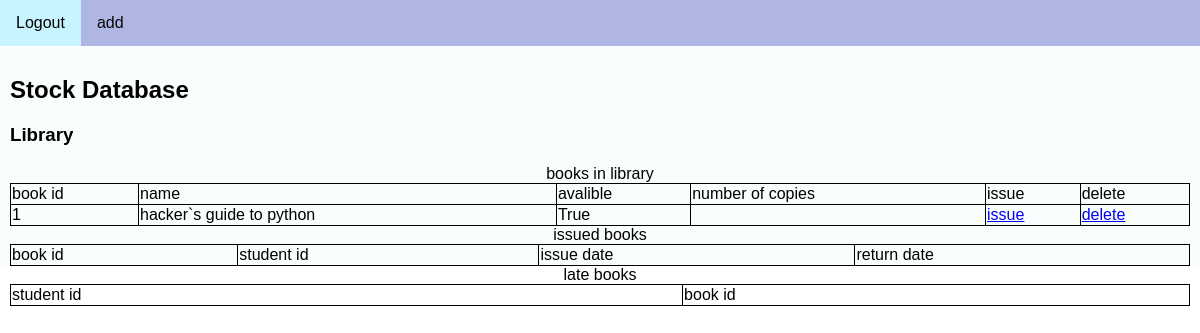
/library, run on an earlier commit of the app's database.
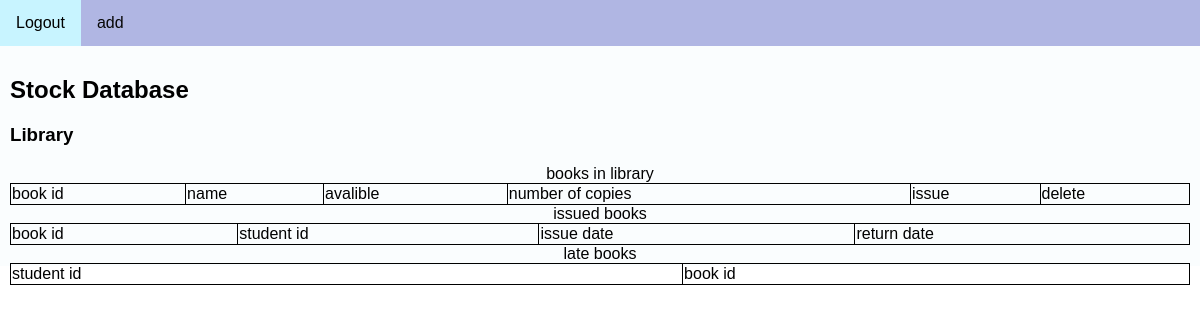
And on a later commit of the database.
### library/models.py (models this page shows)
class book(models.Model):
    book_id = models.PositiveIntegerField(primary_key = True)
    book_name = models.CharField(max_length=500)
    availabity = models.BooleanField(default=True)

### library/views.py (the view)
# urls.py: path('',views.console, name='bio_lab'),
def console(request):
    cursor = connection.cursor()
    items = book.objects.all()
    items2 = book_copy.objects.all()
    item3 = issues.objects.all()
    today = datetime.date.today()
    late_books = issues.objects.filter(return_date__lte=today)
    return render(request, 'library/console.html', locals())

### library/templates/library/console.html (shortened to what this page needs)
<!DOCTYPE html>
{% extends 'library/base.html' %}
{% block content %}
<body>
<div class="topnav">
    <a href="/logout">Logout</a>
     <a href="library/add">add</a>
</div>
<div class="content">
  <h2>Stock Database</h2>
    <h3>Library</h3>
 <table>
 <caption>books in library</caption>
 <thead>
    <td>book id</td>
    <td>name</td>
    <td>avalible</td>
    <td>number of copies</td>
    <td>issue</td>
    <td>delete</td>
 </thead>
 <tbody>
    {% for item in items %}
        <tr>
            <td>{{item.book_id}}</td>
            <td>{{item.book_name}}</td>
            <td>{{item.availabity}}</td>
            <td>{{item2.num_copies_available}}</td>
            <td>
                <a href = {% url 'library:issue_with_pk' item.book_id %}  class = "btn btn-warnning btn-sml" role = "button">issue</a>
            </td>
            <td>
                <a href = {% url 'library:delete' item.book_id %}  class = "btn btn-warnning btn-sml" role = "button">delete</a>
            </td>
        </tr>
    {% endfor %}
 </tbody>
 </table>
 <table>
    <caption>issued books</caption>
 <thead>
    <td>book id</td>
    <td>student id</td>
    <td>issue date</td>
    <td>return date</td>
 </thead>
  </table>
 <table>
 <caption>late books</caption>
 <thead>
    <td>student id</td>
    <td>book id</td>
 </thead>
 </table>
</div>
</body>
{% endblock content %}

### library/templates/library/base.html (shortened to what this page needs)
<html lang="en">
<head>
</head>
{% block content %}
{% endblock content %}

### library/templates/library/base.html (style rules this page uses)
table, td, th { border: 1px solid black; }
table { border-collapse: collapse; width: 100%; }
body { margin: 0; font-family: Arial, Helvetica, sans-serif; }
.topnav { overflow: hidden; background-color: #b0b6e3; }
.topnav a { float: left; display: block; color: #080808; text-align: center; padding: 14px 16px; text-decoration: none; }
.content { background-color: #fafdfe; padding: 10px; height: 200px; }

What changed in the data, as far as the page shows it:
removed book: book_id "1", book_name "hacker`s guide to python", availabity "True"
